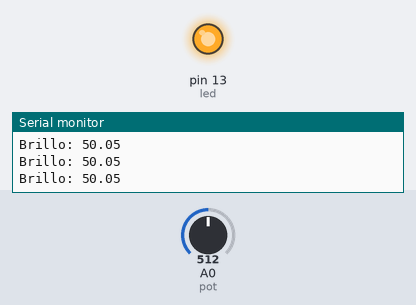
Bench run of a sketch on a simulated Arduino Uno, built with avr-gcc and run on an emulated ATmega328P. Parts: output pins drawn as LEDs (lit = HIGH), the last lines printed to the serial monitor. The test bench sets the inputs (shaded band); at power-on: A0 (pot) = 512.

Above: at 1.2 s.
1.3 s: A0 (pot) set to 501
At 2.4 s:
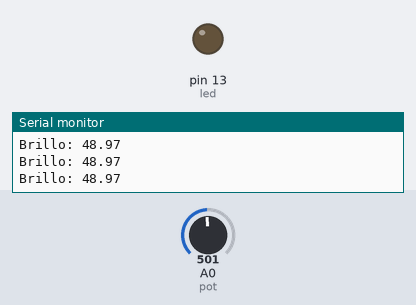
2.8 s: A0 (pot) set to 716
At 3.9 s:
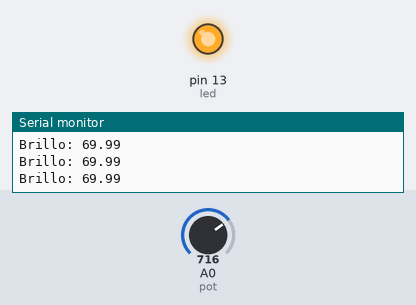
4.3 s: A0 (pot) set to 511
At 5.3 s:
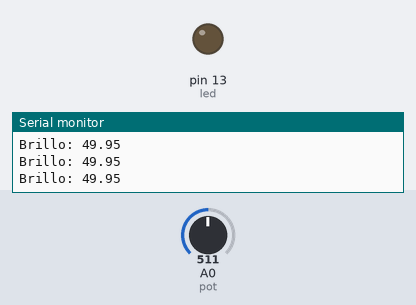
Timing chart, 0 to 7.3 s (numbered marks = the images above; inputs shaded):
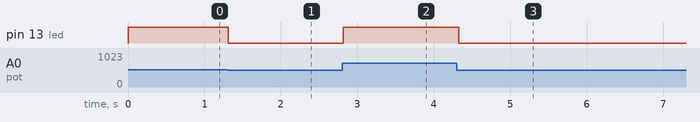

The sketch:

P3A2-PWM.ino
```cpp
// Definimos pot como la entrada del potenciometro, y el led.
# define pot A0
# define led 13

// Definimos valores.
float value = 0;
float brillo = 0;
int pwm = 0;

void setup() {
  Serial.begin(9600); // Inicia la comunicacion con la computadora, a una velocidad de 9600 baudios por segundo.
  pinMode(led,OUTPUT); // Definimos led como senal de salida
}

void loop() {

  value = analogRead(pot); // Lee la senal del potenciometro.
  pwm = value/4; // Dividimos el valor obtenido entre 4, para obtener, m[as o menos, valores entre 0 y 250

  analogWrite(led,pwm); // Generamos una senal de PWM para el led

  brillo = value/1023*100; // Modulamos el valor del brillo entre 0 y 100
  Serial.print("Brillo: "); // Imprime brillo
  Serial.println(brillo); // Imprime los valores del brillo segun la regulacion del potenciometro
  delay(100); // Retardo de 0.1 segundo

}
```

Measured:
- the behaviour switches between 512 and 511 on A0 (pot) (found by bisection; images 0 and 1)
- after the input at 1.3 s, pin 13 (led): HIGH → LOW at once
- after the input at 2.8 s, pin 13 (led): LOW → HIGH at once
- after the input at 4.3 s, pin 13 (led): HIGH → LOW at once
